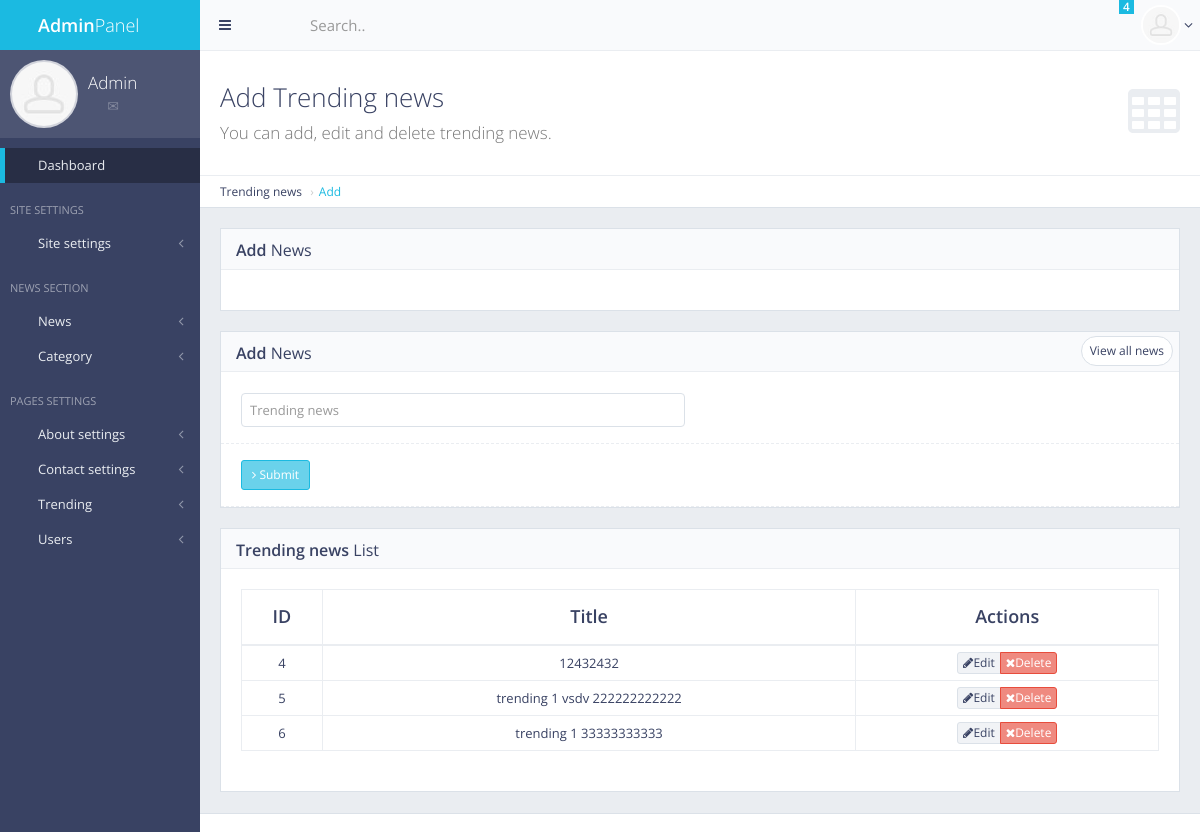
/panel/trending/add/ (signed in), run on the app's committed database.
### news/models.py (models this page shows, shortened)
class TrendingNews(models.Model):
    tnews = models.CharField(max_length=200,default='-')

### news/views.py (the view, shortened to what this page needs)
# urls.py: url(r'^panel/trending/add/$', views.trending_add, name='trending_add'),
def trending_add(request):
    trending = TrendingNews.objects.all()
    if not request.user.is_authenticated :
        return redirect('admin_login')
    return render(request, 'back/trending_add.html', {'trending':trending})

### main/templates/back/trending_add.html (shortened to what this page needs)
{% extends 'back/master.html' %}
{% load static %}
{% block mainblock %}
<div id="page-content">
    <div class="content-header">
        <div class="header-section">
            <h1>
                <i class="fa fa-table"></i>Add Trending news<br><small>You can add, edit and delete trending news.</small>
            </h1>
        </div>
    </div>
    <ul class="breadcrumb breadcrumb-top">
        <li>Trending news</li>
        <li><a href="/panel/category/add">Add</a></li>
    </ul>
    <div class="block full">
        <div class="block-title">
            <h2><strong>Add</strong> News</h2>
        </div>
    </div>
    <div class="row">
    <div class="col-md-12">
        <div class="block">
            <div class="block-title">
                <div class="block-options pull-right">
                    <a href="javascript:void(0)" class="btn btn-alt btn-sm btn-default toggle-bordered enable-tooltip" data-toggle="button" title="Toggles .form-bordered class">View all news</a>
                </div>
                <h2><strong>Add</strong> News</h2>
            </div>
            <form action="{%url 'trending_add' %}" method="post" enctype="multipart/form-data" class="form-horizontal form-bordered">
	            <div class="form-group">
	                <div class="col-md-6">
	                    <input type="text" id="tnews" name="tnews" class="form-control" placeholder="Trending news">
	                </div>
	            </div>
                <div class="form-group">
	                <div class="col-md-12">
	                    <button type="submit" class="btn btn-sm btn-primary"><i class="fa fa-angle-right"></i> Submit</button>
	                </div>
	            </div>
            </form>
        </div>
    <div class="block full">
        <div class="block-title">
            <h2><strong>Trending news</strong> List</h2>
        </div>
        <div class="table-responsive">
            <table id="example-datatable" class="table table-vcenter table-condensed table-bordered">
                <thead>
                    <tr>
                        <th class="text-center">ID</th>
                        <th class="text-center">Title</th>
                        <th class="text-center">Actions</th>
                    </tr>
                </thead>
                <tbody>
                	{% for tn in trending %}
                    <tr>
                        <td class="text-center">{{tn.pk}}</td>
                        <td class="text-center">{{tn.tnews}}</td>
                        <td class="text-center">
                            <div class="btn-group">
                                <a href="{% url 'edit_trending' pk=tn.pk %}" data-toggle="tooltip" title="Edit" class="btn btn-xs btn-default"><i class="fa fa-pencil"></i>Edit</a>
                                <a href="{% url 'del_tredning' pk=tn.pk %}" data-toggle="tooltip" title="Delete" class="btn btn-xs btn-danger"><i class="fa fa-times"></i>Delete</a>
                            </div>
                        </td>
                    </tr>
                    {% endfor %}
                </tbody>
            </table>
        </div>
    </div>
    </div>
</div>
</div>
{% endblock %}

### data on the page
TrendingNews: pk "4", tnews "12432432"
TrendingNews: pk "5", tnews "trending 1 vsdv 222222222222"
TrendingNews: pk "6", tnews "trending 1 33333333333"
